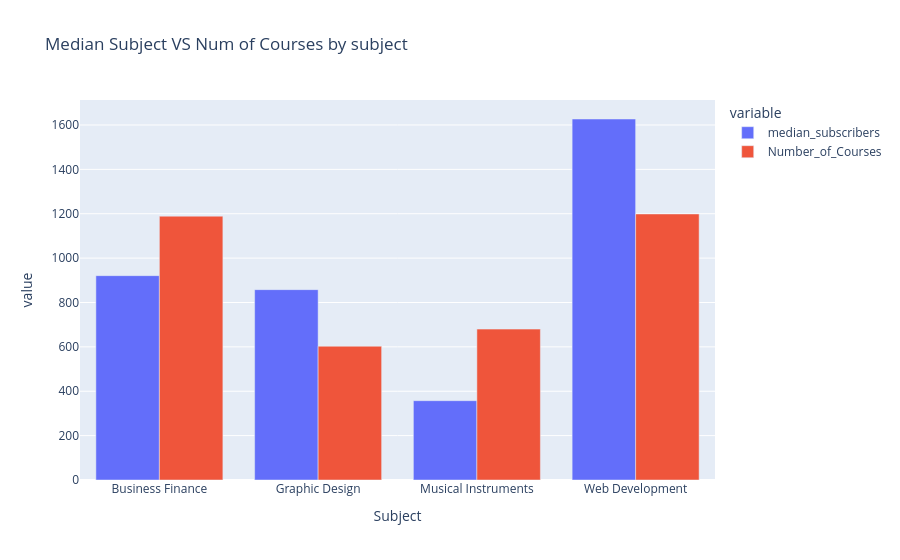

The notebook cell saved with this chart:
### Markdown cell above
===========================
==============

## INSIGHT

## Suggest that wed development and Business Finance Courses attract more students than other subject 
## indicating stronger learner demand in these categories

===========================
==============

### Code cell
px.bar(bar_chart, barmode = 'group',
      title = 'Median Subject VS Num of Courses by subject')

### Figure 1 — Plotly figure (JSON) as saved in the notebook; plotly's stock layout.template omitted (floating-point values rounded to 4 significant figures)
{"data": [{"alignmentgroup": "True", "hovertemplate": "variable=median_subscribers<br>Subject=%{x}<br>value=%{y}<extra></extra>", "legendgroup": "median_subscribers", "marker": {"color": "#636efa", "pattern": {"shape": ""}}, "name": "median_subscribers", "offsetgroup": "median_subscribers", "orientation": "v", "showlegend": true, "textposition": "auto", "type": "bar", "x": ["Business Finance", "Graphic Design", "Musical Instruments", "Web Development"], "xaxis": "x", "y": [921.0, 858.0, 357.5, 1627.0], "yaxis": "y"}, {"alignmentgroup": "True", "hovertemplate": "variable=Number_of_Courses<br>Subject=%{x}<br>value=%{y}<extra></extra>", "legendgroup": "Number_of_Courses", "marker": {"color": "#EF553B", "pattern": {"shape": ""}}, "name": "Number_of_Courses", "offsetgroup": "Number_of_Courses", "orientation": "v", "showlegend": true, "textposition": "auto", "type": "bar", "x": ["Business Finance", "Graphic Design", "Musical Instruments", "Web Development"], "xaxis": "x", "y": [1189.0, 603.0, 680.0, 1199.0], "yaxis": "y"}], "layout": {"barmode": "group", "legend": {"title": {"text": "variable"}, "tracegroupgap": 0}, "title": {"text": "Median Subject VS Num of Courses by subject"}, "xaxis": {"anchor": "y", "domain": [0, 1], "title": {"text": "Subject"}}, "yaxis": {"anchor": "x", "domain": [0, 1], "title": {"text": "value"}}}}
